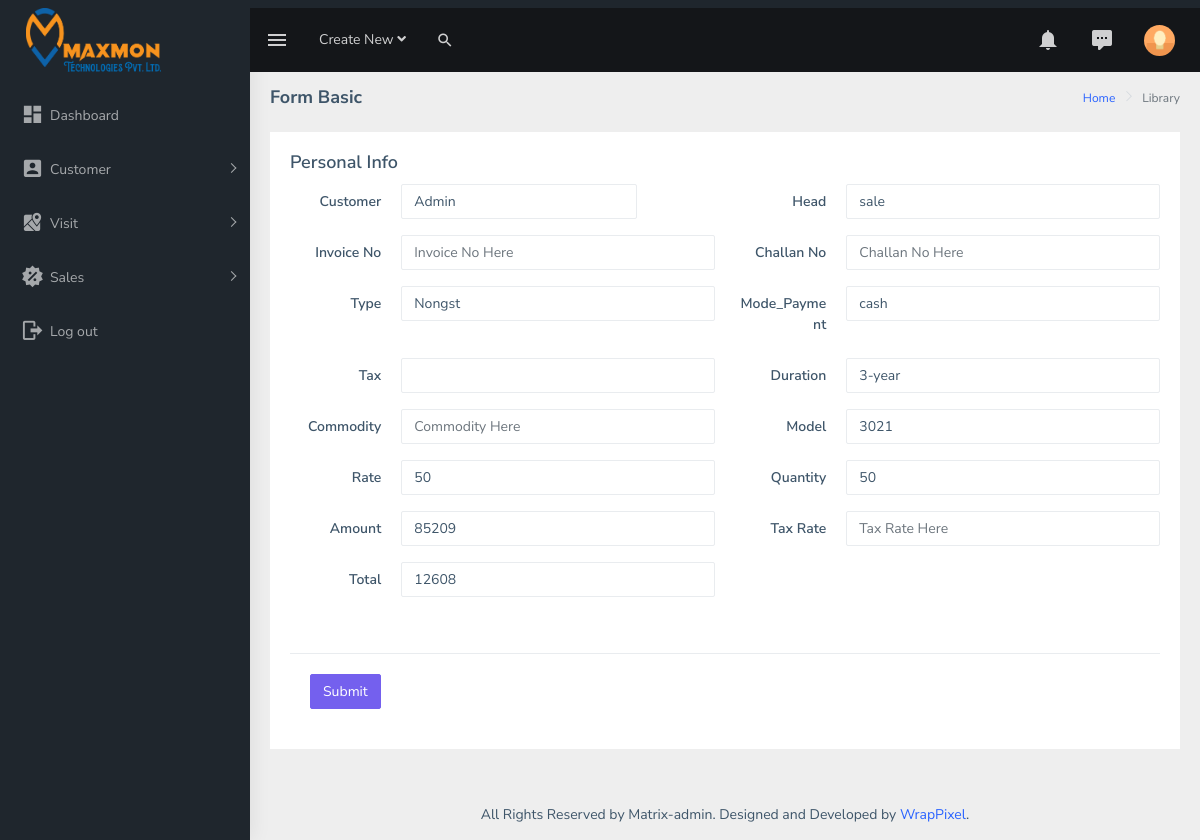
Page /pages/edit_sale.php?id=4 (signed in) on the committed database.
### tables this page shows
CREATE TABLE `sales` (
  `sid` int(11) NOT NULL,
  `customer` varchar(10) NOT NULL,
  `head` varchar(100) NOT NULL,
  `invoice_no` varchar(100) NOT NULL,
  `challan_no` varchar(50) NOT NULL,
  `type` varchar(50) NOT NULL,
  `mode_payment` varchar(50) NOT NULL,
  `tax` text NOT NULL,
  `duration` varchar(30) NOT NULL,
  `commodity` varchar(50) NOT NULL,
  `model` varchar(30) NOT NULL,
  `rate` varchar(30) NOT NULL,
  `qty` varchar(30) NOT NULL,
  `amount` varchar(30) NOT NULL,
  `tax_rate` varchar(30) NOT NULL,
  `total` varchar(30) NOT NULL,
  `time` datetime NOT NULL DEFAULT current_timestamp()
);

### pages/edit_sale.php (the view, shortened to what this page needs)
<?php include("../partials/_header.php") ?>
    <link
      rel="stylesheet"
      type="text/css"
      href="../assets/libs/select2/dist/css/select2.min.css"
    />
    <link
      rel="stylesheet"
      type="text/css"
      href="../assets/libs/jquery-minicolors/jquery.minicolors.css"
    />
    <link
      rel="stylesheet"
      type="text/css"
      href="../assets/libs/bootstrap-datepicker/dist/css/bootstrap-datepicker.min.css"
    />
    <link
      rel="stylesheet"
      type="text/css"
      href="../assets/libs/quill/dist/quill.snow.css"
    />
    <link href="../dist/css/style.min.css" rel="stylesheet" />
  </head>
  <body>
    <div
      id="main-wrapper"
      data-layout="vertical"
      data-navbarbg="skin5"
      data-sidebartype="full"
      data-sidebar-position="absolute"
      data-header-position="absolute"
      data-boxed-layout="full"
    >
       <?php include("../partials/_headertop.php") ?>
      <?php include("../partials/_aside.php") ?>
      <div class="page-wrapper">
        <div class="page-breadcrumb">
          <div class="row">
            <div class="col-12 d-flex no-block align-items-center">
              <h4 class="page-title">Form Basic</h4>
              <div class="ms-auto text-end">
                <nav aria-label="breadcrumb">
                  <ol class="breadcrumb">
                    <li class="breadcrumb-item"><a href="#">Home</a></li>
                    <li class="breadcrumb-item active" aria-current="page">
                      Library
                    </li>
                  </ol>
                </nav>
              </div>
            </div>
          </div>
        </div>
        <div class="container-fluid">
            <div class="card">
              <form  method="POST" action="update-sale.php">
                <div class="card-body">
                  <h4 class="card-title">Personal Info</h4>
                    <?php
                      if (isset($_GET['id'])) {
                        $id = $_GET['id'];
                        $query = "SELECT *FROM sales WHERE sid=$id";
                        $sql = mysqli_query($conn, $query);
                        $count = mysqli_num_rows($sql);
                        if ($count == 1) {
                            $row = mysqli_fetch_assoc($sql);
                            $customer = $row['customer'];
                            $head = $row['head'];
                            $invoice_no = $row['invoice_no'];
                            $challan_no = $row['challan_no'];
                            $type = $row['type'];
                            $mode_payment = $row['mode_payment'];
                            $tax = $row['tax'];
                            $duration = $row['duration'];
                            $commodity = $row['commodity'];
                            $model = $row['model'];
                            $rate = $row['rate'];
                            $qty = $row['qty'];
                            $amount = $row['amount'];
                            $tax_rate = $row['tax_rate'];
                            $total = $row['total'];
                      }
                  }
                ?>
                  <div class="row">
                    <div class="col-md-6">
                      <div class="form-group row">
                        <label for="fname" class="col-sm-3 text-end control-label col-form-label">Customer</label>
                        <div class="col-sm-9">
                          <div class="col-sm-9">
                          <select type="text" class="form-control" name="customer">
                            <option value='<?php echo $customer; ?>'><?php echo $customer; ?></option>";
                          </select>
                        </div>
                        </div>
                      </div>
                    </div>
                    <div class="col-md-6">
                      <div class="form-group row">
                        <label for="fname" class="col-sm-3 text-end control-label col-form-label">Head</label>
                        <div class="col-sm-9">
                          <select type="text" class="form-control" name="up_head" >
                            <option value="<?php echo $head; ?>"><?php echo $head; ?></option>
                          </select>
                        </div>
                      </div>
                    </div>
                    <div class="col-md-6">
                      <div class="form-group row">
                        <label for="fname" class="col-sm-3 text-end control-label col-form-label">Invoice No</label>
                        <div class="col-sm-9">
                          <input type="text" class="form-control" value="<?php echo $invoice_no; ?>" name="up_invoice_no" placeholder="Invoice No Here" />
                        </div>
                      </div>
                    </div>
                    <div class="col-md-6">
                      <div class="form-group row">
                        <label for="fname" class="col-sm-3 text-end control-label col-form-label">Challan No</label>
                        <div class="col-sm-9">
                          <input type="number" class="form-control" value="<?php echo $challan_no; ?>" name="up_challan" placeholder="Challan No Here" />
                        </div>
                      </div>
                    </div>
                    <div class="col-md-6">
                      <div class="form-group row">
                        <label for="fname" class="col-sm-3 text-end control-label col-form-label">Type</label>
                        <div class="col-sm-9">
                          <select type="text" class="form-control" name="up_type">
                            <option value="<?php echo $type; ?>"><?php echo $type; ?></option>
                          </select>
                        </div>
                      </div>
                    </div>
                    <div class="col-md-6">
                      <div class="form-group row">
                        <label for="fname" class="col-sm-3 text-end control-label col-form-label">Mode_Payment</label>
                        <div class="col-sm-9">
                           <select type="text" class="form-control"  name="up_payment_mode">
                            <option value="<?php echo $mode_payment; ?>"><?php echo $mode_payment; ?></option>
                          </select>
                        </div>
                      </div>
                    </div>
                    <div class="col-md-6">
                      <div class="form-group row">
                        <label for="fname" class="col-sm-3 text-end control-label col-form-label">Tax</label>
                        <div class="col-sm-9">
                           <select type="text" class="form-control" name="up_tax">
                            <option value="<?php echo $tax; ?>"><?php echo $tax; ?></option>
                            <option value="Yes">Yes</option>
                          </select>
                        </div>
                      </div>
                    </div>
                    <div class="col-md-6">
                      <div class="form-group row">
                        <label for="fname" class="col-sm-3 text-end control-label col-form-label">Duration</label>
                        <div class="col-sm-9">
                           <select type="text" class="form-control" name="up_duration">
                            <option value="<?php echo $duration; ?>"><?php echo $duration; ?></option>
                          </select>
                        </div>
                      </div>
                    </div>
                    <div class="col-md-6">
                      <div class="form-group row">
                        <label for="fname" class="col-sm-3 text-end control-label col-form-label">Commodity</label>
                        <div class="col-sm-9">
                          <input class="form-control" value="<?php echo $commodity; ?>" name="up_commodity" placeholder="Commodity Here" />
                        </div>
                      </div>
                    </div>
                    <div class="col-md-6">
                      <div class="form-group row">
                        <label for="fname" class="col-sm-3 text-end control-label col-form-label">Model</label>
                        <div class="col-sm-9">
                          <input type="text" class="form-control" value="<?php echo $model; ?>" name="up_model" placeholder="Model Here" />
                        </div>
                      </div>
                    </div>
                    <div class="col-md-6">
                      <div class="form-group row">
                        <label for="fname" class="col-sm-3 text-end control-label col-form-label">Rate</label>
                        <div class="col-sm-9">
                          <input type="number" class="form-control" value="<?php echo $rate; ?>" name="up_rate" placeholder="Rate Here" />
                        </div>
                      </div>
                    </div>
                    <div class="col-md-6">
                      <div class="form-group row">
                        <label for="fname" class="col-sm-3 text-end control-label col-form-label">Quantity</label>
                        <div class="col-sm-9">
                          <input type="number" class="form-control" value="<?php echo $qty; ?>" name="up_qty" placeholder="Quantity Here" />
                        </div>
                      </div>
                    </div>
                    <div class="col-md-6">
                      <div class="form-group row">
                        <label for="fname" class="col-sm-3 text-end control-label col-form-label">Amount</label>
                        <div class="col-sm-9">
                          <input type="number" class="form-control" value="<?php echo $amount; ?>" name="up_amount" placeholder="Amount Here" />
                        </div>
                      </div>
                    </div>
                    <div class="col-md-6">
                      <div class="form-group row">
                        <label for="fname" class="col-sm-3 text-end control-label col-form-label">Tax Rate</label>
                        <div class="col-sm-9">
                          <input type="number" class="form-control" value="<?php echo $tax_rate; ?>" name="up_tax_rate" placeholder="Tax Rate Here" />
                        </div>
                      </div>
                    </div>
                    <div class="col-md-6">
                      <div class="form-group row">
                        <label for="fname" class="col-sm-3 text-end control-label col-form-label">Total</label>
                        <div class="col-sm-9">
                          <input type="number" class="form-control" value="<?php echo $total; ?>" name="up_total" placeholder="Tax Rate Here" />
                        </div>
                      </div>
                    </div>
                  </div>
                </div>
                <div class="card-body">
                  <div class="border-top">
                    <div class="card-body">
                      <input type="submit" name="update" class="btn btn-primary"/>
                    </div>
                  </div>
                </div>
              </form>
            </div>
        </div>
        <footer class="footer text-center">
          All Rights Reserved by Matrix-admin. Designed and Developed by
          <a href="https://www.wrappixel.com">WrapPixel</a>.
        </footer>
      </div>
    </div>
  </body>
</html>

### rows in the picture
sales: customer "Admin", up_head "sale", up_type "Nongst", up_payment_mode "cash", up_duration "3-year", up_model "3021", up_rate "50", up_qty "50", up_amount "85209", up_total "12608"
